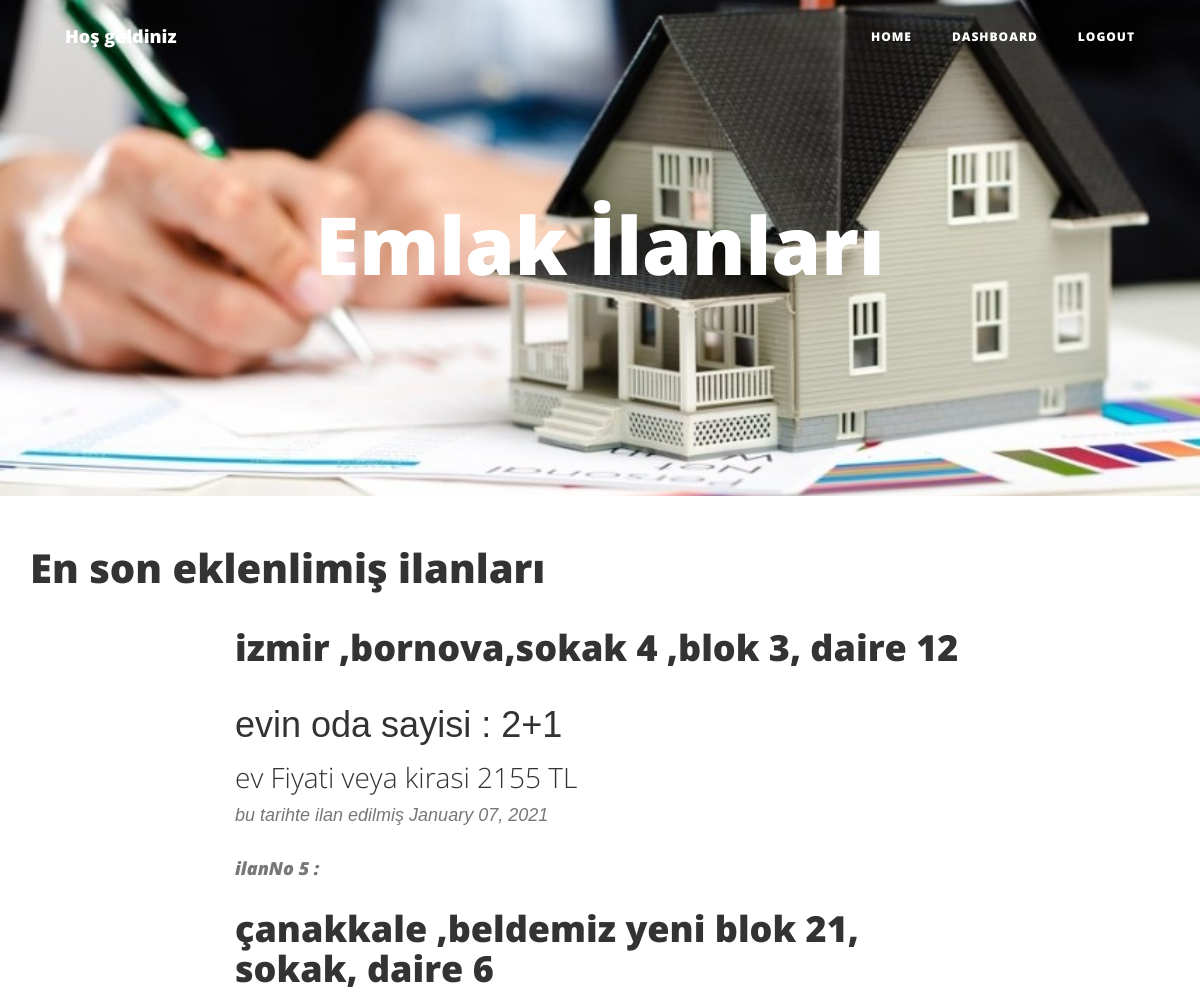
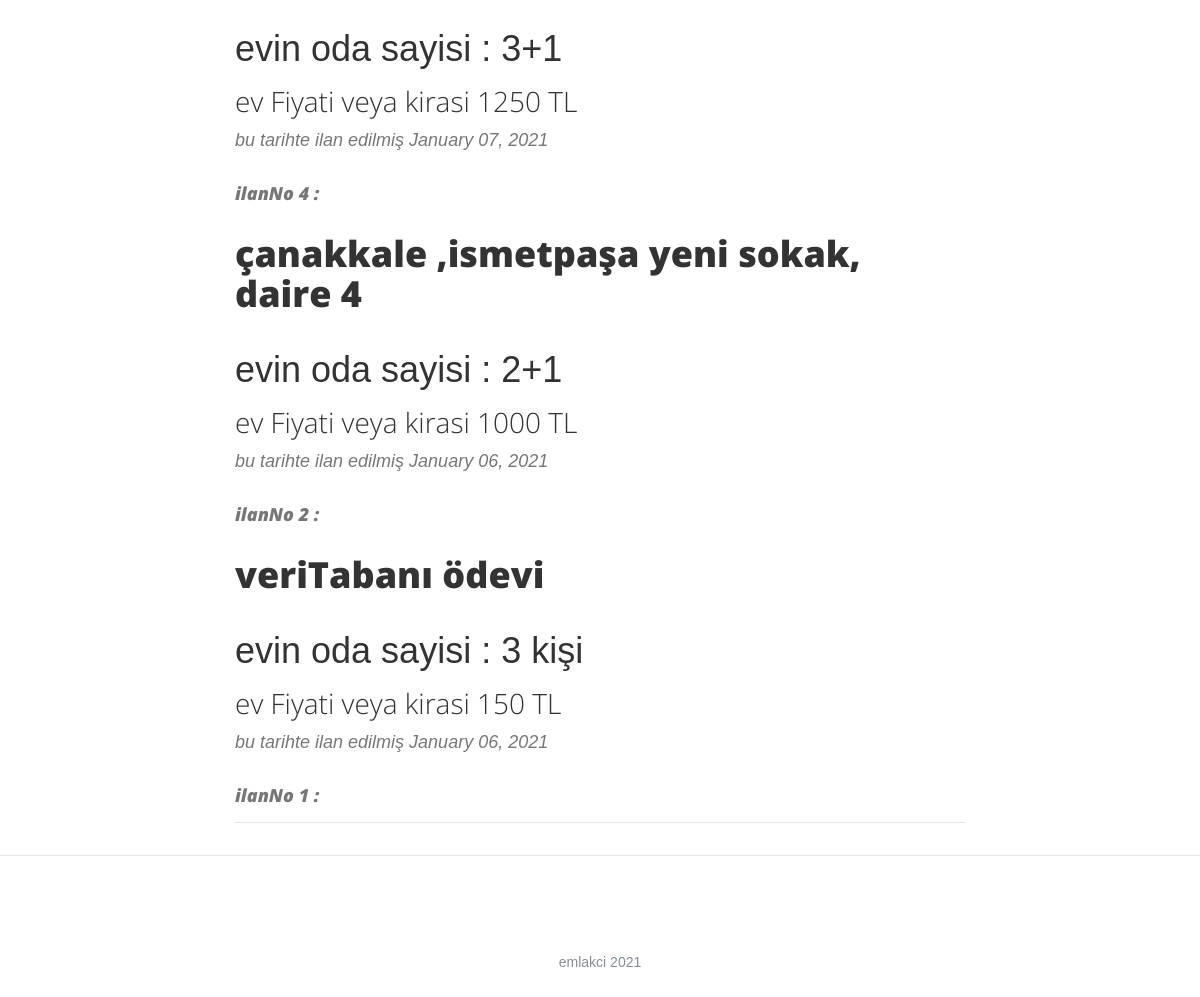
Screenshot of /indexAdmin (signed in) with the database file from the repository (2 pictures, top to bottom).
### app.py (models this page shows)
class Blogpost(db.Model):
    id = db.Column(db.Integer, primary_key=True)
    ev_adresi = db.Column(db.String(50))
    oda_sayisi = db.Column(db.String(50))
    fiyat = db.Column(db.String(20))
    date_posted = db.Column(db.DateTime)
    aciklama = db.Column(db.Text)

### app.py (the view)
@app.route('/indexAdmin')
@login_required
def indexAdmin():
    posts1 = Blogpost.query \
        .order_by(Blogpost.date_posted.desc()).all()
    return render_template('admin/indexAdmin.html', posts=(posts1))

### app.py (called while the page is built)
@login_manager.user_loader
def load_user(user_id):
    return User.query.get(int(user_id))

### templates/admin/indexAdmin.html (shortened to what this page needs)
<!DOCTYPE html>
<html lang="en">
<head>
    <link href="{{ url_for('static', filename='bootstrap.min.css') }}" rel="stylesheet">
    <link href="{{ url_for('static', filename='font-awesome.min.css') }}" rel="stylesheet" type="text/css">
    <link href="{{ url_for('static', filename='clean-blog.min.css') }}" rel="stylesheet">
    <link href="{{ url_for('static', filename='menuNav.css') }}" rel="stylesheet" type="text/css">
</head>
<body>
<nav class="navbar navbar-expand-lg navbar-light fixed-top" id="mainNav">
    <div class="container">
        <a class="navbar-brand" href="{{ url_for('index') }}">Hoş geldiniz </a>
        <div class="collapse navbar-collapse" id="navbarResponsive">
            <ul class="navbar-nav ml-auto">
                <li class="nav-item">
                    <a class="nav-link" href="{{ url_for('indexAdmin') }}">home</a>
                </li>
                <li class="nav-item">
                    <a class="nav-link" href="{{ url_for('adminboard') }}">dashboard</a>
                </li>
                <li class="nav-item">
                    <a class="nav-link" href="{{ url_for('logout') }}">logout</a>
                </li>
            </ul>
        </div>
    </div>
</nav>
<header class="masthead" style="background-image: url('{{ url_for('static', filename='emlak-bg.jpg') }}')">
    <div class="container">
        <div class="row">
            <div class="col-lg-8 col-md-10 mx-auto">
                <div class="site-heading">
                    <h1>Emlak İlanları</h1>
                </div>
            </div>
        </div>
    </div>
</header>
<div class="container">
    <div class="row">
        <h1 class="post-preview">En son eklenlimiş ilanları </h1>
        <div class="col-lg-8 col-md-10 mx-auto">
            {% for post in posts %}
            <div class="post-preview">
                <a href="{{ url_for('post', post_id=post.id) }}">
                    <h4 class="post-title">
                        {{ post.ev_adresi }}
                    </h4>
                    <p class="post-title">
                        evin oda sayisi : {{ post.oda_sayisi }}
                    </p>
                    <h3 class="post-subtitle">
                        ev Fiyati veya kirasi {{ post.fiyat }} TL
                    </h3>
                </a>
                <p class="post-meta">bu tarihte ilan edilmiş {{ post.date_posted.strftime('%B %d, %Y') }} </p>
                <h3 class="post-meta">
                    ilanNo {{ post.id }} :</h3>
            </div>
            {% endfor %}
            <hr>
        </div>
    </div>
</div>
<hr>
<footer>
    <div class="container">
        <div class="row">
            <div class="col-lg-8 col-md-10 mx-auto">
                <p class="copyright text-muted">emlakci 2021</p>
            </div>
        </div>
    </div>
</footer>
</body>
</html>

### templates/admin/indexAdmin.html (style rules this page uses)
body { font-family: Arial, Helvetica, sans-serif; }
.navbar { overflow: hidden; }
.navbar a { float: left; font-size: 18px; color: white; text-align: center; padding: 14px 16px; text-decoration: none; }

### rows the page displays
Blogpost: ev_adresi "izmir ,bornova,sokak 4 ,blok 3, daire 12", oda_sayisi "2+1", fiyat "2155", date_posted "January 07, 2021", id "5"
Blogpost: ev_adresi "çanakkale ,beldemiz yeni blok 21, sokak, daire 6", oda_sayisi "3+1", fiyat "1250", date_posted "January 07, 2021", id "4"
Blogpost: ev_adresi "çanakkale ,ismetpaşa yeni sokak, daire 4", oda_sayisi "2+1", fiyat "1000", date_posted "January 06, 2021", id "2"
Blogpost: ev_adresi "veriTabanı ödevi", oda_sayisi "3 kişi", fiyat "150", date_posted "January 06, 2021", id "1"
